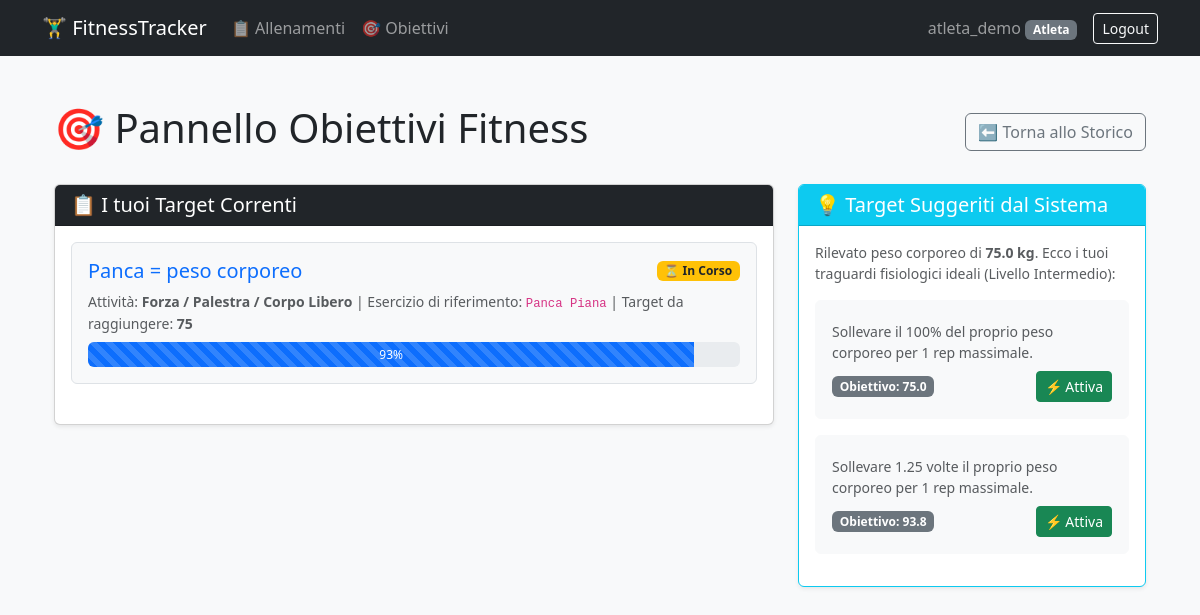
/obiettivi/ (signed in), run on the app's committed database.
### accounts/models.py (models this page shows, shortened)
class CustomUser(AbstractUser):
    is_coach = models.BooleanField(default=False)
    coach = models.ForeignKey(
        'self',
        on_delete=models.SET_NULL,
        null=True,
        blank=True,
        related_name='athletes'
    )
    age = models.PositiveIntegerField(null=True, blank=True)
    weight = models.FloatField(verbose_name="Peso Corporeo (kg)", null=True, blank=True)
    body_fat = models.FloatField(verbose_name="Massa Grassa (%)", null=True, blank=True)
    def get_suggested_goals(self):
        if not self.weight or self.is_coach:
            return []
        return [
            {
                'name': 'Target Panca Piana (Livello Intermedio)',
                'activity_type': 'FORZA',
                'exercise_name': 'Panca Piana',
                'target_value': round(self.weight * 1.0, 1),
                'unit': 'kg',
                'description': 'Sollevare il 100% del proprio peso corporeo per 1 rep massimale.'
            },
            {
                'name': 'Target Squat (Livello Intermedio)',
                'activity_type': 'FORZA',
                'exercise_name': 'Squat',
                'target_value': round(self.weight * 1.25, 1),
                'unit': 'kg',
                'description': 'Sollevare 1.25 volte il proprio peso corporeo per 1 rep massimale.'
            }
        ]

### workouts/models.py (models this page shows, shortened)
class Goal(models.Model):
    ACTIVITY_CHOICES = [
        ('FORZA', 'Forza / Palestra / Corpo Libero'),
        ('CARDIO', 'Cardio / Corsa / Bici / Nuoto'),
    ]
    user = models.ForeignKey(settings.AUTH_USER_MODEL, on_delete=models.CASCADE, related_name='goals')
    title = models.CharField(max_length=100)       # Es. "Spingere più di peso corporeo"
    target_value = models.CharField(max_length=100) # Es. "80" o "10" (mantenuto testo come tua versione)
    is_completed = models.BooleanField(default=False)
    activity_type = models.CharField(max_length=10, choices=ACTIVITY_CHOICES, default='FORZA')
    exercise_name = models.CharField(max_length=100, verbose_name="Nome Esercizio per calcolo", help_text="Es. Panca Piana o Corsa", default="Panca Piana")
    def get_progress(self):
        from workouts.models import ExerciseSet
        user_sets = ExerciseSet.objects.filter(
            exercise_session__workout_log__user=self.user,
            exercise_session__name__iexact=self.exercise_name
        )
        if not user_sets.exists():
            return 0
        try:
            target_num = float(self.target_value.replace('kg', '').replace('km', '').strip())
        except ValueError:
            return 0 # Se la stringa non è convertibile, restituisce 0%
        if self.activity_type == 'FORZA':
            current_max = max([float(s.weight) for s in user_sets if s.weight] or [0.0])
        else:
            current_max = max([float(s.distance) for s in user_sets if s.distance] or [0.0])
        if current_max >= target_num:
            if not self.is_completed:
                self.is_completed = True
                self.save() # Aggiorna la colonna is_completed direttamente nel database
            return 100
        return int((current_max / target_num) * 100)

### workouts/views.py (the view, shortened to what this page needs)
# urls.py: path('obiettivi/', GoalListView.as_view(), name='goal_list'),
class GoalListView(LoginRequiredMixin, ListView):
    model = Goal
    template_name = 'workouts/goal_list.html'
    context_object_name = 'goals'
    def get_queryset(self):
        return Goal.objects.filter(user=self.request.user).order_by('-id')
    def get_context_data(self, **kwargs):
        context = super().get_context_data(**kwargs)
        if hasattr(self.request.user, 'get_suggested_goals'):
            context['suggested_goals'] = self.request.user.get_suggested_goals()
        else:
            context['suggested_goals'] = []
        return context

### templates/workouts/goal_list.html (shortened to what this page needs)
{% extends 'base.html' %}
{% block content %}
<div class="container py-4">
    <div class="d-flex justify-content-between align-items-center mb-4">
        <h1>🎯 Pannello Obiettivi Fitness</h1>
        <a href="{% url 'workout_list' %}" class="btn btn-outline-secondary">
            ⬅️ Torna allo Storico
        </a>
    </div>
    <div class="row">
        <div class="col-md-8 mb-4">
            <div class="card shadow-sm">
                <div class="card-header bg-dark text-white">
                    <h5 class="mb-0">📋 I tuoi Target Correnti</h5>
                </div>
                <div class="card-body">
                    {% if goals %}
                        {% for goal in goals %}
                            <div class="mb-4 p-3 bg-light rounded border">
                                <div class="d-flex justify-content-between align-items-center mb-2">
                                    <h5 class="mb-0 text-primary">{{ goal.title }}</h5>
                                    <span class="badge {% if goal.is_completed %}bg-success{% else %}bg-warning text-dark{% endif %}">
                                        {% if goal.is_completed %}🏆 Raggiunto{% else %}⏳ In Corso{% endif %}
                                    </span>
                                </div>
                                <p class="text-muted small mb-2">
                                    Attività: <strong>{{ goal.get_activity_type_display }}</strong> |
                                    Esercizio di riferimento: <code>{{ goal.exercise_name }}</code> |
                                    Target da raggiungere: <strong>{{ goal.target_value }}</strong>
                                </p>
                                {% with progress=goal.get_progress|default_if_none:0 %}
                                    <div class="progress" style="height: 25px;">
                                        <div class="progress-bar progress-bar-striped progress-bar-animated {% if progress == 100 %}bg-success{% else %}bg-primary{% endif %} dynamic-progress-bar"
                                            role="progressbar"
                                            data-progress="{{ progress }}"
                                            aria-label="Progresso: {{ progress }} percento per {{ goal.title }}">
                                            {{ progress }}%
                                        </div>
                                    </div>
                                {% endwith %}
                            </div>
                        {% endfor %}
                    {% else %}
                        <div class="text-center py-5 text-muted">
                            <p class="fs-4 mb-2">Non hai ancora impostato nessun obiettivo personale.</p>
                            <p class="small">Usa i suggerimenti sulla destra basati sul tuo peso corporeo per iniziare a sfidarti!</p>
                        </div>
                    {% endif %}
                </div>
            </div>
        </div>
        <div class="col-md-4">
            <div class="card shadow-sm border-info">
                <div class="card-header bg-info text-white">
                    <h5 class="mb-0">💡 Target Suggeriti dal Sistema</h5>
                </div>
                <div class="card-body">
                    {% if request.user.weight %}
                        <p class="small text-muted mb-3">
                            Rilevato peso corporeo di <strong>{{ request.user.weight }} kg</strong>.
                            Ecco i tuoi traguardi fisiologici ideali (Livello Intermedio):
                        </p>
                        {% for sug in suggested_goals %}
                            <div class="card mb-3 border-light bg-light">
                                <div class="card-body p-3">
                                    <p class="small text-muted mb-2">{{ sug.description }}</p>
                                    <div class="d-flex justify-content-between align-items-center">
                                        <span class="badge bg-secondary">Obiettivo: {{ sug.target_value }}</span>
                                        <form method="post" class="m-0">
                                            <button type="submit" class="btn btn-sm btn-success">
                                                ⚡ Attiva
                                            </button>
                                        </form>
                                    </div>
                                </div>
                            </div>
                        {% endfor %}
                    {% endif %}
                </div>
            </div>
        </div>
    </div>
</div>
{% endblock %}

### templates/base.html (shortened to what this page needs)
<!DOCTYPE html>
<html lang="it">
<head>
    <link href="https://cdn.jsdelivr.net/npm/bootstrap@5.3.2/dist/css/bootstrap.min.css" rel="stylesheet">
</head>
<body class="bg-light">
    <nav class="navbar navbar-expand-lg navbar-dark bg-dark mb-4">
        <div class="container">
            <a class="navbar-brand" href="{% url 'home' %}">🏋️‍♂️ FitnessTracker</a>
            <div class="collapse navbar-collapse" id="mainNav">
                {% if user.is_authenticated %}
                <ul class="navbar-nav me-auto">
                    {% if user.is_coach %}
                        <li class="nav-item"><a class="nav-link" href="{% url 'workout_list' %}">🧑‍🏫 Dashboard Coach</a></li>
                    {% else %}
                        <li class="nav-item"><a class="nav-link" href="{% url 'workout_list' %}">📋 Allenamenti</a></li>
                        <li class="nav-item"><a class="nav-link" href="{% url 'goal_list' %}">🎯 Obiettivi</a></li>
                    {% endif %}
                </ul>
                <ul class="navbar-nav ms-auto align-items-lg-center">
                    <li class="nav-item">
                        <span class="navbar-text me-3">
                            {{ user.username }}
                            <span class="badge bg-{% if user.is_coach %}info{% else %}secondary{% endif %}">
                                {% if user.is_coach %}Coach{% else %}Atleta{% endif %}
                            </span>
                        </span>
                    </li>
                    <li class="nav-item">
                        <form method="post" action="{% url 'logout' %}" class="d-inline">
                            <button type="submit" class="btn btn-sm btn-outline-light">Logout</button>
                        </form>
                    </li>
                </ul>
                {% endif %}
            </div>
        </div>
    </nav>
    <div class="container">
        {% block content %}
        {% endblock %}
    </div>
</body>
</html>

### data on the page
CustomUser: username "atleta_demo", user.weight "75.0"
Goal: title "Panca = peso corporeo", is_completed "⏳ In Corso", activity_type "Forza / Palestra / Corpo Libero", exercise_name "Panca Piana", target_value "75", goal "93"

### other printed values
{{ sug.description }} "Sollevare il 100% del proprio peso corporeo per 1 rep massimale." "Sollevare 1.25 volte il proprio peso corporeo per 1 rep massimale."
{{ sug.target_value }} "75.0" "93.8"
